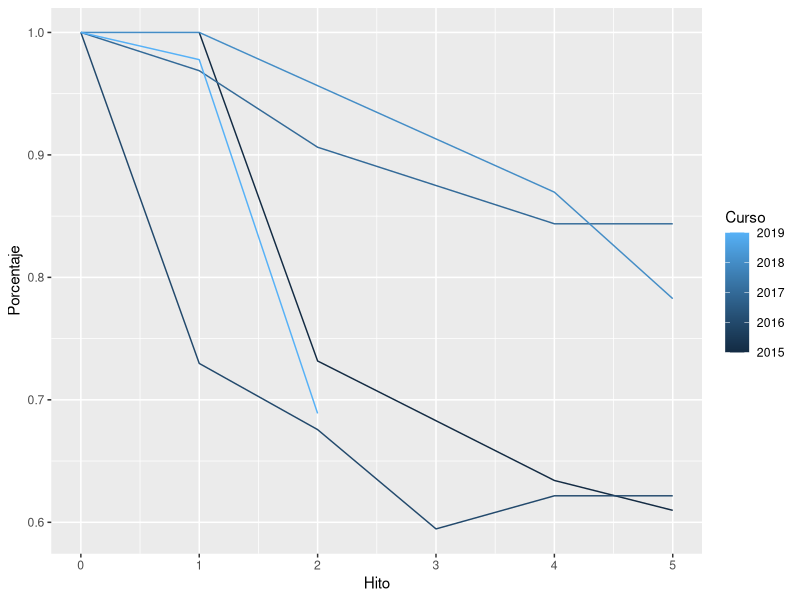

Recreate this plot in R.
library(ggplot2)
library(dplyr)
library(ggthemes)
data <- read.csv("notas-suspensos-entregas-2015-2019.csv")


data <- data %>% group_by(Curso) %>% mutate(Porcentaje = Cuantos/max(Cuantos))
ggplot( data,aes(x=Hito,y=Porcentaje,color=Curso,group=Curso)) + geom_line() 
